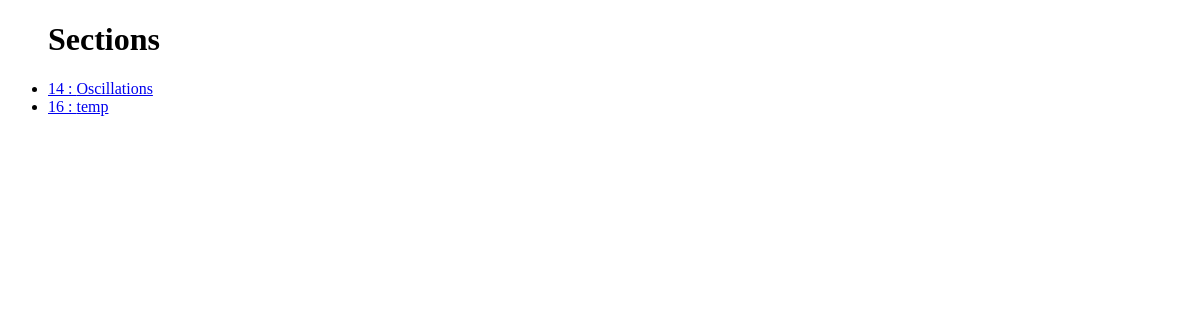
The page /per/sections/ on the database as committed earlier.
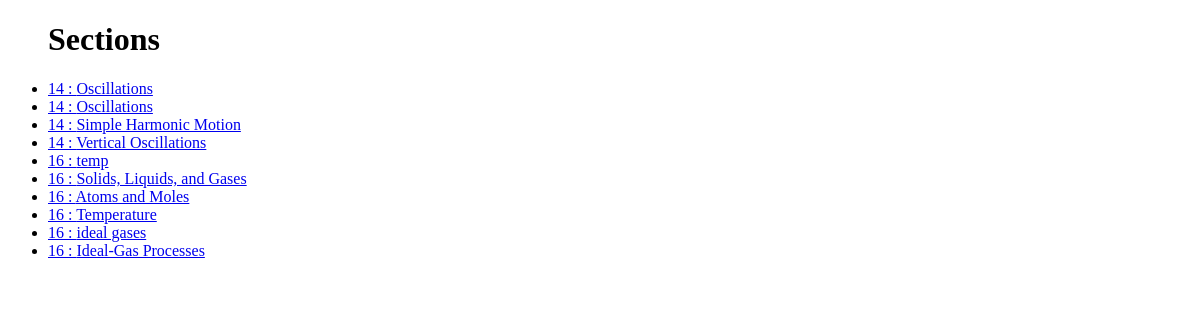
The same page on the database as committed later.
### per/models.py (models this page shows, shortened)
class Section(models.Model):
	name = models.CharField(max_length=100)
	ch_num = models.IntegerField()
	class Meta:
		ordering = ('ch_num',)

### per/views.py (the view)
# urls.py: url(r'^sections/(?P<per_id>\d+)/$', views.secDetail, name='secDetail'),
def sections(request):
    sec_list = Section.objects.order_by('ch_num')
    context = {'sec_list': sec_list}
    return render(request, 'per/sections.html', context)

### per/templates/per/sections.html (shortened to what this page needs)
<!DOCTYPE html>
<html>
	<head>
	{% load staticfiles %}
	</head>
	<body>
		{% if sec_list %}
    		<ul>
    		<h1>Sections</h1>
    		{% for sec in sec_list %}
        		<li><a href="{% url 'secDetail' sec.id %}">{{ sec.ch_num }} : {{ sec.name }}</a></li>
		    {% endfor %}
    		</ul>
		{% else %}
    		<p>No symbols are available.</p>
		{% endif %}
	</body>
</html>

Rows that differ between the two databases and show on the page:
added Section: ch_num "14", name "Oscillations"
added Section: ch_num "14", name "Simple Harmonic Motion"
added Section: ch_num "14", name "Vertical Oscillations"
added Section: ch_num "16", name "Solids, Liquids, and Gases"
added Section: ch_num "16", name "Atoms and Moles"
added Section: ch_num "16", name "Temperature"
added Section: ch_num "16", name "ideal gases"
added Section: ch_num "16", name "Ideal-Gas Processes"
